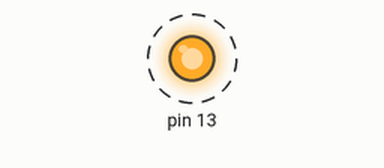
Bench run of a sketch on a simulated Arduino Uno, built with avr-gcc and run on an emulated ATmega328P. Shown: output pins drawn as LEDs (lit = HIGH). Dashed ring = blinking. What the sketch prints to the serial monitor is not drawn.

Above: at 1.6 s.
Timing chart, 0 to 5.7 s (numbered marks = the images above):
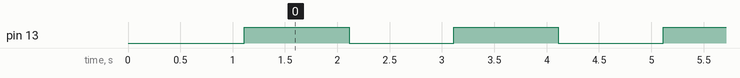

Measured:
- by itself, pin 13: alternates HIGH for 1.0 s and LOW for 1.0 s

The sketch:

atmega4809_diagnostic.ino
```cpp
/*
 * ATmega4809 Diagnostic Sketch
 * This will help identify UPDI programming issues
 */

void setup() {
  Serial.begin(9600);
  delay(1000);

  Serial.println("=== ATmega4809 Diagnostic ===");
  Serial.println("If you can see this message, the upload worked!");
  Serial.println("This means your UPDI programming setup is working correctly.");
  Serial.println("=============================");

  pinMode(13, OUTPUT);
}

void loop() {
  digitalWrite(13, HIGH);
  delay(1000);
  digitalWrite(13, LOW);
  delay(1000);

  Serial.println("ATmega4809 is running - LED blinking every 2 seconds");
} 
```
